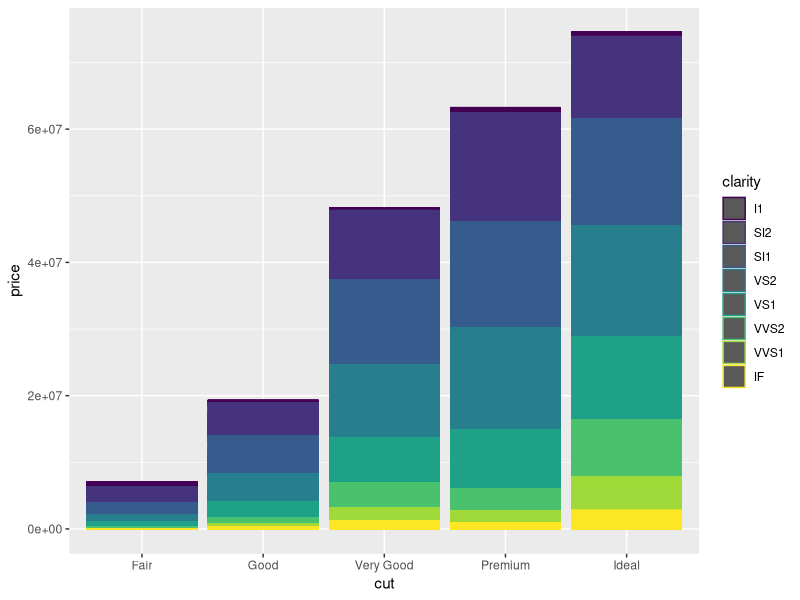
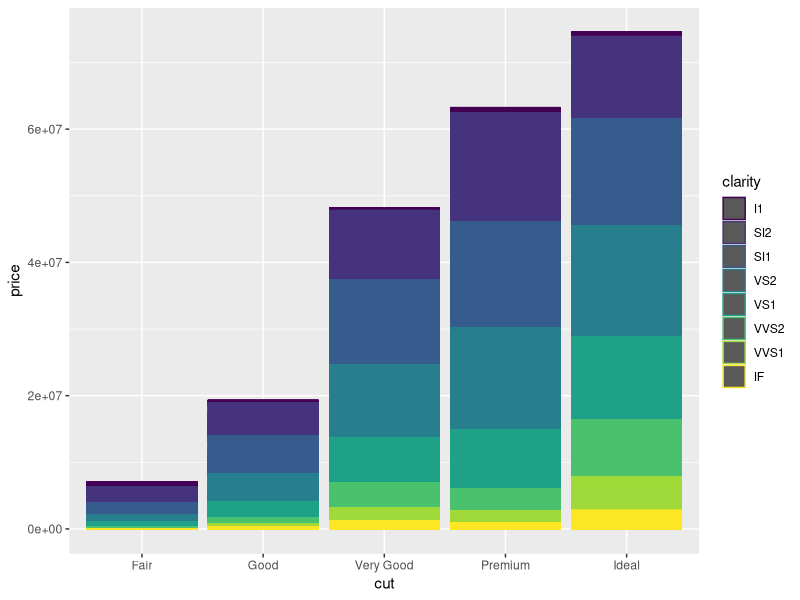
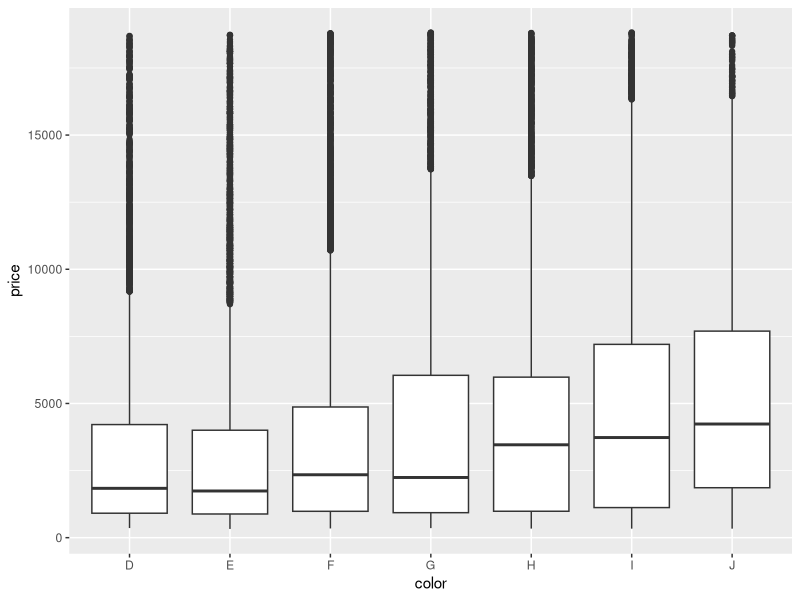
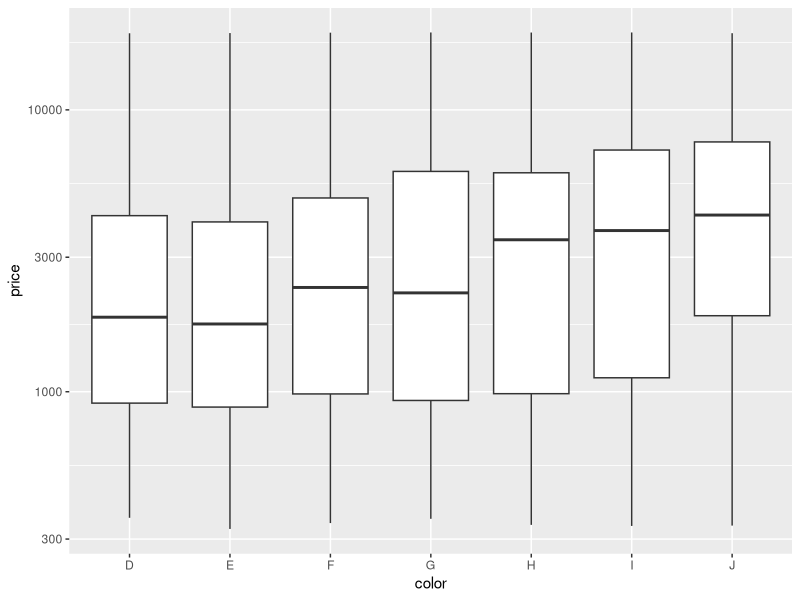
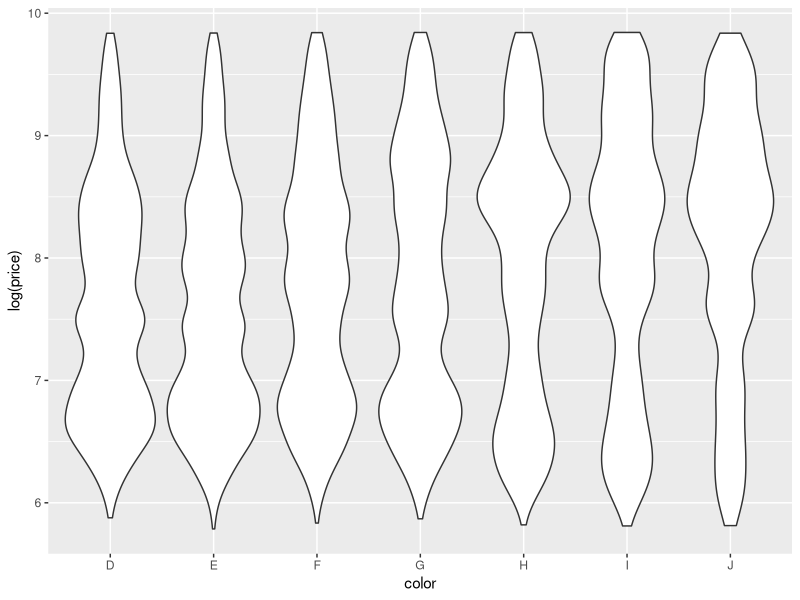
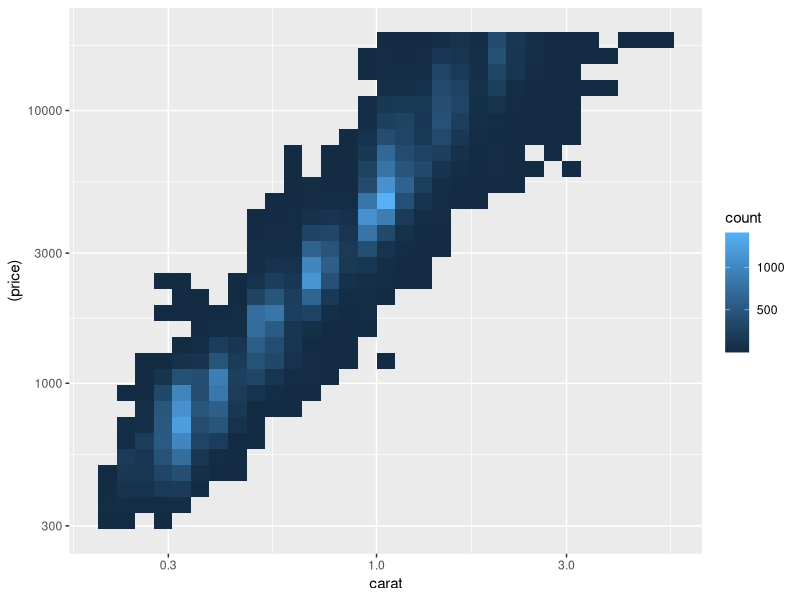
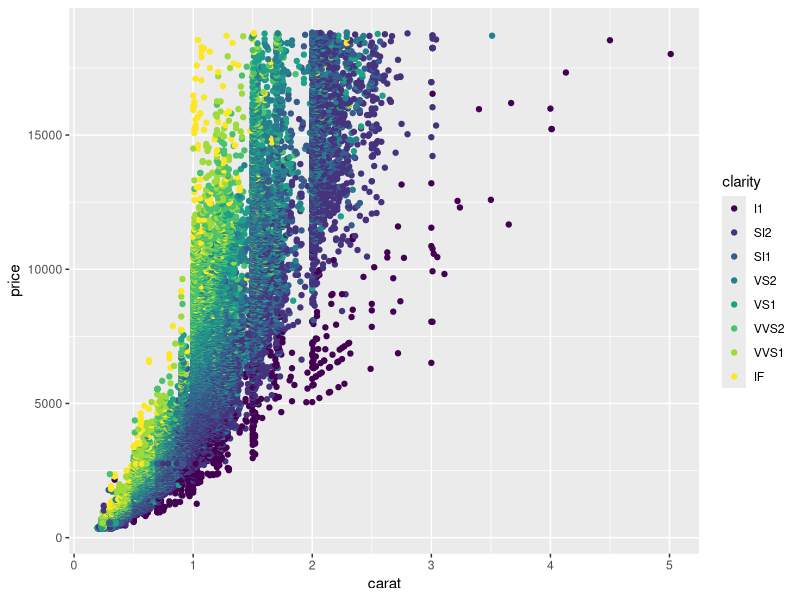
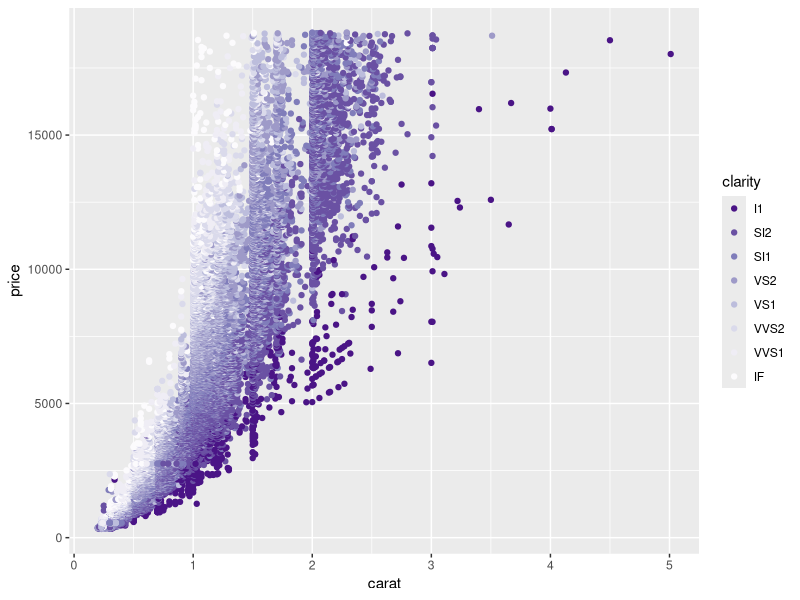

Write the R code that produced these figures, in order.
# Exercise 2: advanced ggplot2 practice

# Install and load the `ggplot2` package
#install.packages('ggplot2')
library("ggplot2")

# For this exercise you will again be working with the `diamonds` data set.
# Use `?diamonds` to review details about this data set
?diamonds

## Position Adjustments

# Draw a column (bar) chart of diamonds cuts by price, with each bar filled by 
# clarity. You should see a _stacked_ bar chart.
ggplot(data = diamonds) +
  geom_col(mapping = aes(x = cut, y=price, color = clarity))

# Draw the same chart again, but with each element positioned to "fill" the y axis
ggplot(data = diamonds) +
  geom_col(mapping = aes(x = cut, y=price, color = clarity))


# Draw the same chart again, but with each element positioned to "dodge" each other


# Draw a plot with point geometry with the x-position mapped to `cut` and the 
# y-position mapped to `clarity`
# This creates a "grid" grouping the points


# Use the "jitter" position adjustment to keep the points from all overlapping!
# (This works a little better with a sample of diamond data, such as from the 
# previous exercise).



## Scales

# Draw a "boxplot" (with `geom_boxplot`) for the diamond's price (y) by color (x)
ggplot(data = diamonds) +
  geom_boxplot(mapping = aes(x = color, y = price))

# This has a lot of outliers, making it harder to read. To fix this, draw the 
# same plot but with a _logarithmic_ scale for the y axis.
ggplot(data = diamonds) +
  geom_boxplot(mapping = aes(x = color, y = price) )+
  scale_y_log10()

# For another version, draw the same plot but with `violin` geometry instead of 
# `boxplot` geometry!
# How does the logarithmic scale change the data presentation?

ggplot(data = diamonds) +
  geom_violin(mapping = aes(x = color, y = log(price)))
# Another interesting plot: draw a plot of the diamonds price (y) by carat (x), 
# using a heatmap of 2d bins (geom_bin2d)
# What happens when you make the x and y channels scale logarithmically?
ggplot(data = diamonds) +
  geom_bin2d(mapping = aes(x = carat, y =(price))) +
  scale_x_log10()+
  scale_y_log10()

# Draw a scatter plot for the diamonds price (y) by carat (x). Color each point
# by the clarity (Remember, this will take a while. Use a sample of the diamonds 
# for faster results)
ggplot(data = diamonds) +
  geom_point(mapping = aes(x = carat, y = price, color = clarity))

# Change the color of the previous plot using a ColorBrewer scale of your choice. 
# What looks nice?
ggplot(data = diamonds) +
  geom_point(mapping = aes(x = carat, y = price, color = clarity))+
  scale_color_brewer(palette = "Purples", direction = -1)


## Coordinate Systems

# Draw a bar chart with x-position and fill color BOTH mapped to cut
# For best results, SET the `width` of the geometry to be 1 (fill plot, no space
# between)
# TIP: You can save the plot to a variable for easier modifications


# Draw the same chart, but with the coordinate system flipped


# Draw the same chart, but in a polar coordinate system. It's a Coxcomb chart!



## Facets

# Take the scatter plot of price by carat data (colored by clarity) and add 
# _facets_ based on the diamond's `color`



## Saving Plots

# Use the `ggsave()` function to save the current (recent) plot to disk.
# Name the output file "my-plot.png".
# Make sure you've set the working directory!!

